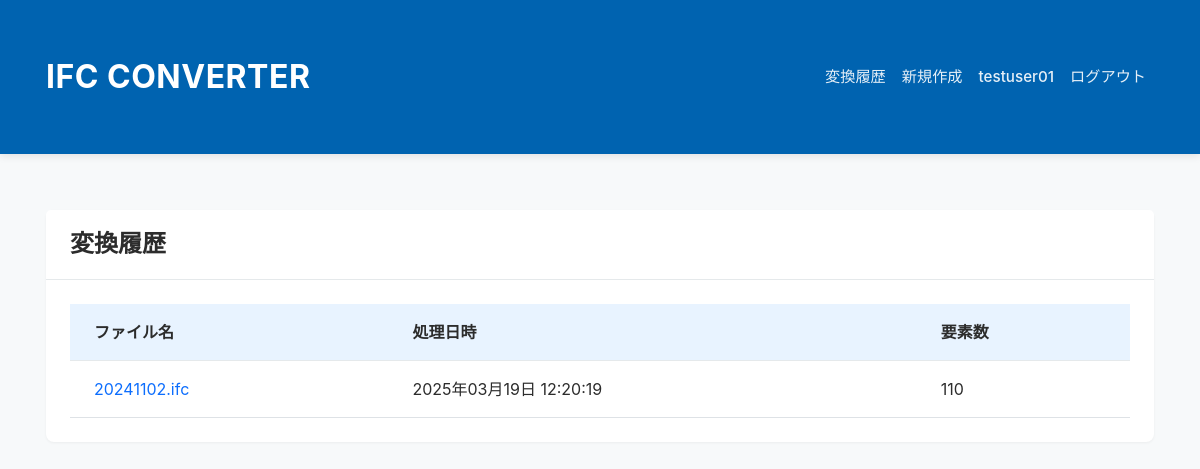
The app's page /history (signed in), older data.
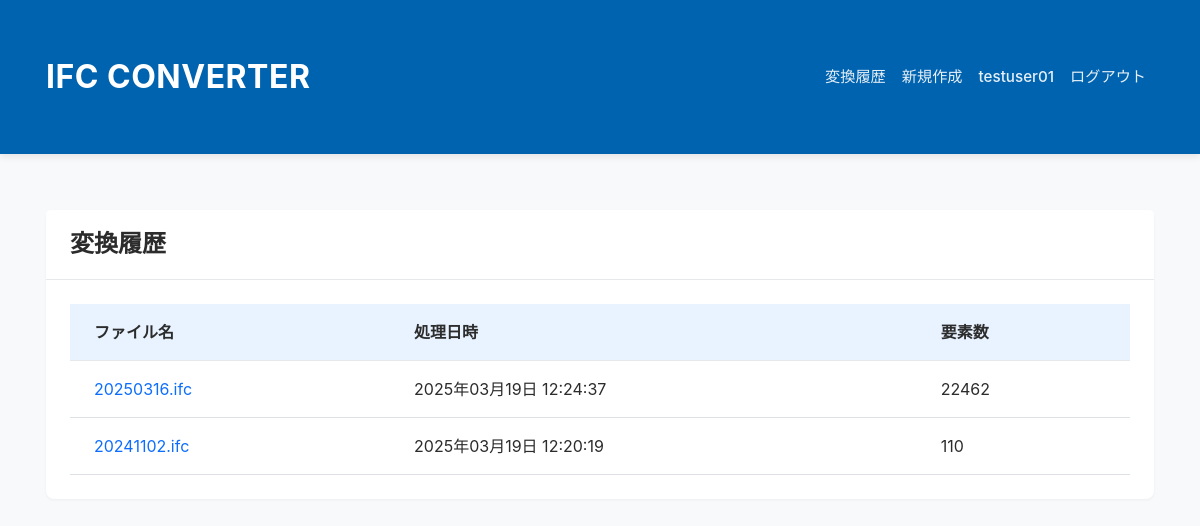
The same page, newer data.
### models.py (models this page shows, shortened)
class User(UserMixin, db.Model):
    id = db.Column(db.Integer, primary_key=True)
    username = db.Column(db.String(64), unique=True, nullable=False)
    email = db.Column(db.String(120), unique=True, nullable=False)
    password_hash = db.Column(db.String(256))

class UploadHistory(db.Model):
    id = db.Column(db.Integer, primary_key=True)
    filename = db.Column(db.String(255), nullable=False)
    processed_date = db.Column(db.DateTime, nullable=False, default=datetime.utcnow)
    element_count = db.Column(db.Integer, nullable=False)
    user_id = db.Column(db.Integer, db.ForeignKey('user.id'), nullable=False)
    processed_data = db.Column(db.Text, nullable=True)

### app.py (the view)
@app.route("/history")
@login_required
def history():
    uploads = UploadHistory.query.filter_by(user_id=current_user.id).order_by(UploadHistory.processed_date.desc()).all()
    return render_template("history.html", uploads=uploads)

### app.py (called while the page is built)
@login_manager.user_loader
def load_user(id):
    logger.debug(f"Loading user with ID: {id}")
    user = User.query.get(int(id))
    logger.debug(f"User found: {user is not None}")
    return user

### templates/history.html
{% extends "layout.html" %}
{% block content %}
<div class="card">
    <div class="card-header">
        <h4 class="mb-0">変換履歴</h4>
    </div>
    <div class="card-body">
        {% if uploads %}
        <div class="table-responsive">
            <table class="table table-hover">
                <thead>
                    <tr>
                        <th>ファイル名</th>
                        <th>処理日時</th>
                        <th>要素数</th>
                    </tr>
                </thead>
                <tbody>
                    {% for upload in uploads %}
                    <tr>
                        <td>
                            <a href="{{ url_for('preview', upload_id=upload.id) }}" class="text-decoration-none">
                                {{ upload.filename }}
                            </a>
                        </td>
                        <td>{{ upload.processed_date.strftime('%Y年%m月%d日 %H:%M:%S') }}</td>
                        <td>{{ upload.element_count }}</td>
                    </tr>
                    {% endfor %}
                </tbody>
            </table>
        </div>
        {% else %}
        <div class="alert alert-info">
            まだファイルが処理されていません。
        </div>
        {% endif %}
    </div>
</div>
{% endblock %}

### templates/layout.html (shortened to what this page needs)
<!DOCTYPE html>
<html lang="ja">
<head>
    <link href="https://cdn.jsdelivr.net/npm/bootstrap@5.3.0/dist/css/bootstrap.min.css" rel="stylesheet">
    <link href="{{ url_for('static', filename='css/style.css') }}" rel="stylesheet">
</head>
<body>
    <nav class="navbar navbar-expand">
        <div class="container">
            <a class="navbar-brand" href="{{ url_for('index') }}">IFC CONVERTER</a>
            <div class="navbar-nav">
                {% if current_user.is_authenticated %}
                    <a class="nav-link" href="{{ url_for('history') }}">変換履歴</a>
                    <a class="nav-link" href="{{ url_for('index') }}">新規作成</a>
                    <span class="nav-link">{{ current_user.username }}</span>
                    <a class="nav-link" href="{{ url_for('logout') }}">ログアウト</a>
                {% else %}
                    <a class="nav-link" href="{{ url_for('login') }}">ログイン</a>
                    <a class="nav-link" href="{{ url_for('register') }}">新規登録</a>
                {% endif %}
            </div>
        </div>
    </nav>
    <div class="container mt-4">
        {% block content %}{% endblock %}
    </div>
</body>
</html>

### static/css/style.css (style rules this page uses)
:root { --tekla-blue: #0063B0; --tekla-light-blue: #E8F3FF; --tekla-gray: #F7F9FA; --tekla-text: #2C2C2C; --tekla-border: #E5E9EB; }
body { min-height: 100vh; display: flex; flex-direction: column; background-color: var(--tekla-gray); color: var(--tekla-text); font-family: -apple-system, BlinkMacSystemFont, "Segoe UI", Roboto, "Helvetica Neue", Arial, sans-serif; }
.navbar { background-color: var(--tekla-blue) !important; box-shadow: 0 2px 8px rgba(0, 0, 0, 0.1); padding: 1rem 0; }
.navbar-brand { font-size: 2rem; font-weight: 700; letter-spacing: 0.5px; color: white !important; }
.navbar .nav-link { color: rgba(255, 255, 255, 0.9) !important; font-weight: 500; padding: 0.5rem 1rem; font-size: 0.95rem; transition: color 0.2s ease; }
.container { padding: 2rem 1rem; }
.card { background: white; border: none; border-radius: 8px; box-shadow: 0 1px 3px rgba(0, 0, 0, 0.05); margin-bottom: 1.5rem; transition: box-shadow 0.2s ease; }
.card-header { background-color: white; border-bottom: 1px solid var(--tekla-border); padding: 1.25rem 1.5rem; }
.card-header h4 { font-weight: 600; color: var(--tekla-text); margin: 0; }
.card-body { padding: 1.5rem; }
.table { margin: 0; position: relative; }
.table thead { position: sticky; top: 0; z-index: 1; background-color: var(--tekla-light-blue); }
.table thead th { background-color: var(--tekla-light-blue); color: var(--tekla-text); font-weight: 600; padding: 1rem 1.5rem; border-bottom: none; position: sticky; top: 0; }
.table tbody td { padding: 1rem 1.5rem; color: var(--tekla-text); border-top: 1px solid var(--tekla-border); }

Row changes from the older to the newer data that the page shows:
added UploadHistory: filename "20250316.ifc", processed_date "2025年03月19日 12:24:37", element_count "22462"
